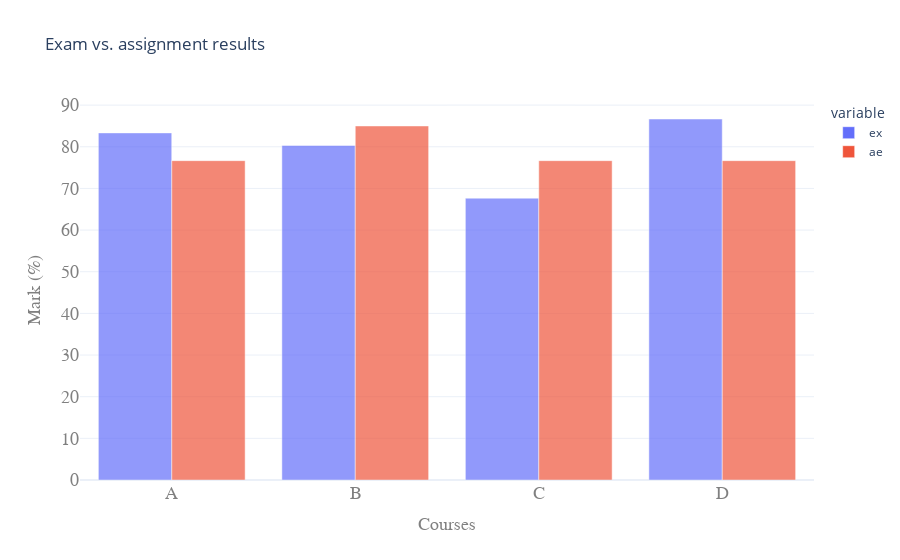

Notebook code for this chart:
### Markdown cell above
Let's try plotting multiple columns:

### Code cell
figure = px.bar(groups, 
                x='course', 
                y=['ex', 'ae'], 
                barmode='group',
                template='plotly_white',
                title='Exam vs. assignment results',
                opacity=.7,
                labels={'course': 'Courses', 'value': 'Mark (%)'})
       
# Modify axis label properties
figure.update_xaxes(title_font={"size":18, "family": "Arial", "color":"gray"}, 
                    tickfont={"size":18, "family": "Arial", "color":"gray"})

figure.update_yaxes(title_font={"size":18, "family": "Arial", "color":"gray"}, 
                    tickfont={"size":18, "family": "Arial", "color":"gray"})

figure.show()

### Figure 1 — Plotly figure (JSON) as saved in the notebook; plotly's stock layout.template omitted (floating-point values rounded to 4 significant figures)
{"data": [{"alignmentgroup": "True", "hovertemplate": "variable=ex<br>Courses=%{x}<br>Mark (%)=%{y}<extra></extra>", "legendgroup": "ex", "marker": {"color": "#636efa", "opacity": 0.7, "pattern": {"shape": ""}}, "name": "ex", "offsetgroup": "ex", "orientation": "v", "showlegend": true, "textposition": "auto", "type": "bar", "x": ["A", "B", "C", "D"], "xaxis": "x", "y": [83.33, 80.33, 67.67, 86.67], "yaxis": "y"}, {"alignmentgroup": "True", "hovertemplate": "variable=ae<br>Courses=%{x}<br>Mark (%)=%{y}<extra></extra>", "legendgroup": "ae", "marker": {"color": "#EF553B", "opacity": 0.7, "pattern": {"shape": ""}}, "name": "ae", "offsetgroup": "ae", "orientation": "v", "showlegend": true, "textposition": "auto", "type": "bar", "x": ["A", "B", "C", "D"], "xaxis": "x", "y": [76.67, 85, 76.67, 76.67], "yaxis": "y"}], "layout": {"autosize": true, "barmode": "group", "legend": {"title": {"text": "variable"}, "tracegroupgap": 0}, "title": {"text": "Exam vs. assignment results"}, "xaxis": {"anchor": "y", "autorange": true, "domain": [0, 1], "range": [-0.5, 3.5], "tickfont": {"color": "gray", "family": "Arial", "size": 18}, "title": {"font": {"color": "gray", "family": "Arial", "size": 18}, "text": "Courses"}, "type": "category"}, "yaxis": {"anchor": "x", "autorange": true, "domain": [0, 1], "range": [0, 91.23], "tickfont": {"color": "gray", "family": "Arial", "size": 18}, "title": {"font": {"color": "gray", "family": "Arial", "size": 18}, "text": "Mark (%)"}, "type": "linear"}}}
